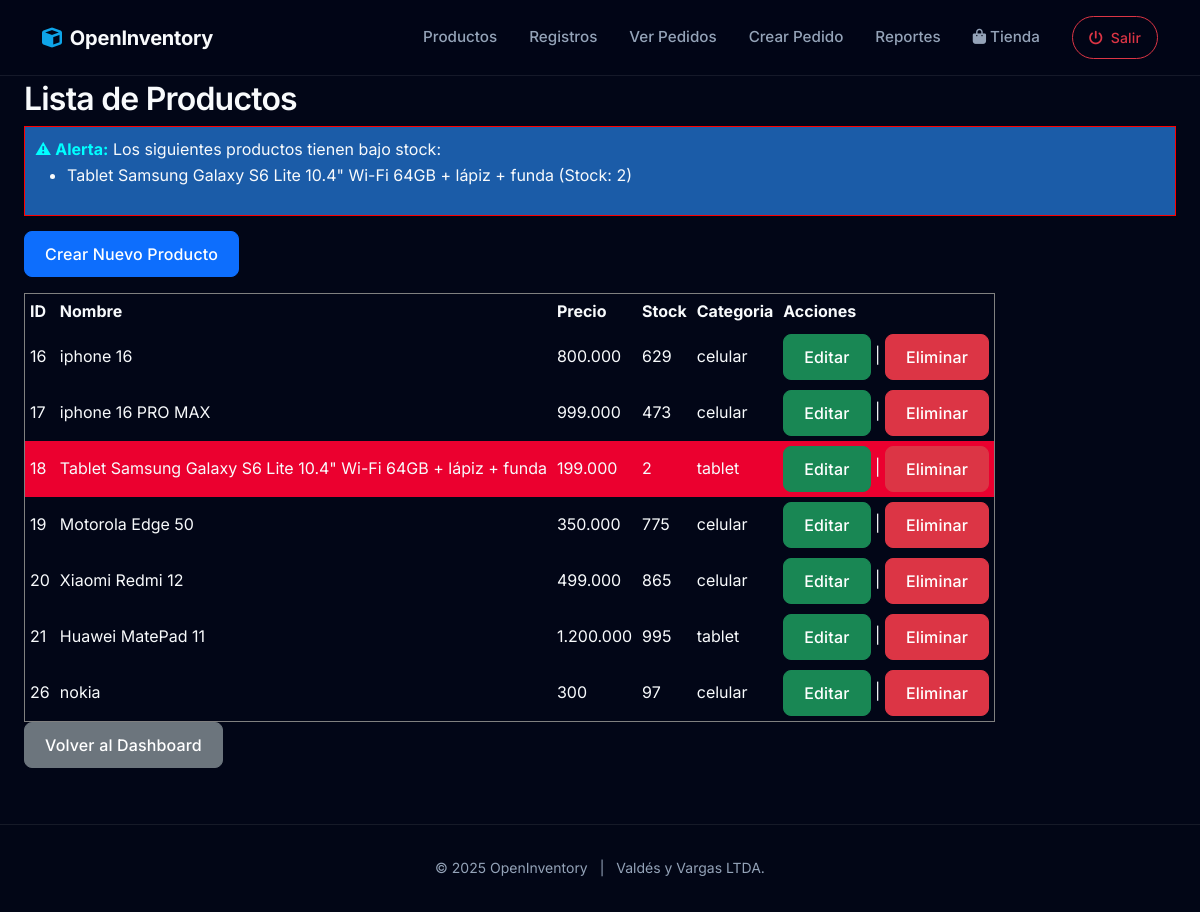
The page /productos/ (signed in) on the database as committed earlier.
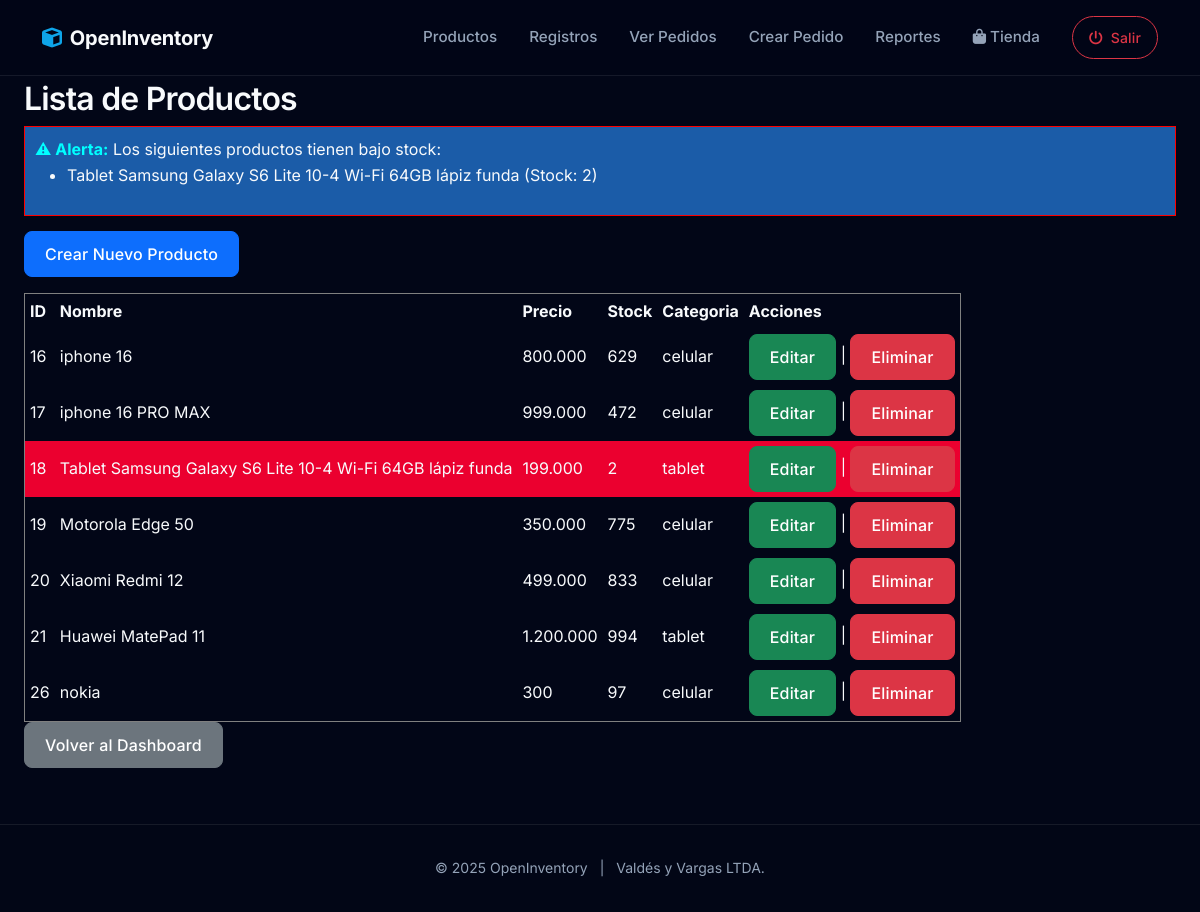
The same page on the database as committed later.
### productos/models.py (models this page shows, shortened)
class Producto(models.Model):
    nombre = models.CharField(
        max_length=100,
        validators=[
            RegexValidator(
                regex=r'^[A-Za-zÁÉÍÓÚáéíóúÑñ0-9\s\-\_]+$',
                message='El nombre solo puede contener letras, números, espacios y guiones.'
            )
        ]
    )
    precio = models.DecimalField(
        max_digits=10,
        decimal_places=2,
        validators=[
            MinValueValidator(0.01, message='El precio debe ser mayor que cero.')
        ]
    )
    stock = models.PositiveIntegerField(
        validators=[
            MinValueValidator(1, message='El stock debe ser al menos 1.')
        ]
    )
    categoria = models.CharField(
        max_length=50,
        blank=True,
        null=True,
        validators=[
            RegexValidator(
                regex=r'^[A-Za-zÁÉÍÓÚáéíóúÑñ\s]+$',
                message='La categoría solo puede contener letras y espacios.'
            )
        ]
    )
    imagen = models.ImageField(upload_to='productos/', blank=True, null=True, verbose_name='Imagen del Producto')
    descripcion = models.TextField(blank=True, null=True, verbose_name='Descripción del Producto')
    @property
    def precio_formateado(self):
        return f"{int(self.precio):,}".replace(",", ".")

### productos/views.py (the view)
# urls.py: path('productos/', views.productos_list, name='productos-list'),
@login_required
def productos_list(request):
    productos = Producto.objects.all()
    umbral_stock_bajo = 5
    productos_bajo_stock = Producto.objects.filter(stock__lt=umbral_stock_bajo)
    alerta_stock_bajo = productos_bajo_stock.exists()
    return render(request, 'productos/productos_list.html', {
        'productos': productos,
        'alerta_stock_bajo': alerta_stock_bajo,
        'productos_bajo_stock': productos_bajo_stock
    })

### productos/templates/productos/productos_list.html (shortened to what this page needs)
{% extends "base.html" %}
{% block content %}
<h2>Lista de Productos</h2>
{% if alerta_stock_bajo %}
<div style="background-color:#1B5CA8; border:1px solid red; padding:10px; margin-bottom:15px;">
    <strong style="color: Aqua;">⚠ Alerta:</strong> Los siguientes productos tienen bajo stock:
    <ul>
        {% for producto in productos_bajo_stock %}
            <li style="color: whithe;">{{ producto.nombre }} (Stock: {{ producto.stock }})</li>
        {% endfor %}
    </ul>
</div>
{% endif %}
{% if user.rol in 'admin' or user.rol == 'bodeguero' %}
  <p><a href="{% url 'productos-create' %}"class="btn btn-primary">Crear Nuevo Producto</a></p>
{% endif %}
<table border="1" cellpadding="5">
    <thead>
        <tr>
            <th>ID</th>
            <th>Nombre</th>
            <th>Precio</th>
            <th>Stock</th>
            <th>Categoria</th>
            {% if user.rol in 'admin' or user.rol == 'bodeguero' %}
            <th>Acciones</th>
            {% endif %}
        </tr>
    </thead>
    <tbody>
        {% for producto in productos %}
        <tr {% if producto.stock < 5 %}style="background-color:#eb002f;"{% endif %}>
            <td>{{ producto.id }}</td>
            <td>{{ producto.nombre }}</td>
            <td>{{ producto.precio_formateado }}</td>
            <td>{{ producto.stock }}</td>
            <td>{{ producto.categoria }}</td>
            {% if user.rol in 'admin' or user.rol == 'bodeguero' %}
            <td>
                {% if user.rol == 'admin' or user.rol == 'bodeguero' %}
                    <a href="{% url 'productos-update' producto.id %}"class="btn btn-success">Editar</a> |
                {% endif %}
                {% if user.rol == 'admin' %}
                    <a href="{% url 'productos-delete' producto.id %}"class="btn btn-danger">Eliminar</a>
                {% endif %}
            </td>
            {% endif %}
        </tr>
        {% empty %}
        <tr>
            <td colspan="6">No hay productos registrados.</td>
        </tr>
        {% endfor %}
    </tbody>
</table>
<p><a href="{% url 'dashboard' %}"class="btn btn-secondary">Volver al Dashboard</a></p>
{% endblock %}

### templates/base.html (shortened to what this page needs)
{% load static %}
<!DOCTYPE html>
<html lang="es">
<head>
    <link href="https://cdn.jsdelivr.net/npm/bootstrap@5.3.1/dist/css/bootstrap.min.css" rel="stylesheet">
    <link rel="stylesheet" href="https://cdnjs.cloudflare.com/ajax/libs/font-awesome/6.4.0/css/all.min.css">
    <link rel="stylesheet" href="{% static 'css/style.css' %}">
</head>
<body>
    <nav class="navbar navbar-expand-lg fixed-top">
        <div class="container">
            <a class="navbar-brand" href="{% url 'dashboard_admin' %}">
                <i class="fa-solid fa-cube me-2 text-accent"></i>OpenInventory
            </a>
            <div class="collapse navbar-collapse" id="navbarNav">
                <ul class="navbar-nav ms-auto align-items-center">
                    {% if user.is_authenticated %}
                    {% if user.rol == 'admin' %}
                    <li class="nav-item">
                        <a class="nav-link" href="{% url 'productos-list' %}">Productos</a>
                    </li>
                    <li class="nav-item">
                        <a class="nav-link" href="{% url 'movimientos-list' %}">Registros</a>
                    </li>
                    <li class="nav-item">
                        <a class="nav-link" href="{% url 'lista_pedidos' %}">Ver Pedidos</a>
                    </li>
                    <li class="nav-item">
                        <a class="nav-link" href="{% url 'crear_pedido' %}">Crear Pedido</a>
                    </li>
                    <li class="nav-item">
                        <a class="nav-link" href="{% url 'reportes' %}">Reportes</a>
                    </li>
                    {% elif user.rol == 'bodeguero' %}
                    <li class="nav-item">
                        <a class="nav-link" href="{% url 'lista_pedidos' %}">Pedidos</a>
                    </li>
                    {% elif user.rol == 'gerente' or user.rol == 'propietario' %}
                    <li class="nav-item">
                        <a class="nav-link" href="{% url 'reportes' %}">Reportes</a>
                    </li>
                    {% endif %}
                    <li class="nav-item">
                        <a class="nav-link" href="{% url 'tienda:catalogo' %}" target="_blank">
                            <i class="fa-solid fa-shopping-bag me-1"></i>Tienda
                        </a>
                    </li>
                    <li class="nav-item ms-lg-3">
                        <a class="btn btn-sm btn-outline-danger rounded-pill px-3" href="{% url 'logout' %}">
                            <i class="fa-solid fa-power-off me-1"></i> Salir
                        </a>
                    </li>
                    {% else %}
                    <li class="nav-item">
                        <a class="btn btn-primary-custom" href="{% url 'login' %}">Iniciar sesión</a>
                    </li>
                    {% endif %}
                </ul>
            </div>
        </div>
    </nav>
    <div class="main-wrapper">
        <div class="container content-container">
            {% block content %}{% endblock %}
        </div>
    </div>
    <footer class="footer">
        <div class="container">
            <p class="mb-0">&copy; 2025 OpenInventory <span class="mx-2">|</span> Valdés y Vargas LTDA.</p>
        </div>
    </footer>
</body>
</html>

### static/css/style.css (style rules this page uses)
:root { --bg-body: #020617; --bg-surface: #0f172a; --bg-card: rgba(30, 41, 59, 0.7); --primary: #3b82f6; --primary-hover: #2563eb; --secondary: #64748b; --accent: #0ea5e9; --success: #10b981; --warning: #f59e0b; --danger: #ef4444; --text-main: #f8fafc; --text-muted: #94a3b8; --border-color: rgba(255, 255, 255, 0.08); --glass-border: 1px solid rgba(255, 255, 255, 0.08); --shadow-sm: 0 1px 2px 0 rgba(0, 0, 0, 0.05); --shadow-md: 0 4px 6px -1px rgba(0, 0, 0, 0.1), 0 2px 4px -1px rgba(0, 0, 0, 0.06); --shadow-lg: 0 10px 15px -3px rgba(0, 0, 0, 0.1), 0 4px 6px -2px rgba(0, 0, 0, 0.05); --shadow-glow: 0 0 20px rgba(59, 130, 246, 0.15); --radius-sm: 0.375rem; --radius-md: 0.5rem; --radius-lg: 0.75rem; --radius-xl: 1rem; --font-sans: 'Inter', system-ui, -apple-system, sans-serif; }
* { box-sizing: border-box; }
body { background-color: var(--bg-body); color: var(--text-main); font-family: var(--font-sans); line-height: 1.6; -webkit-font-smoothing: antialiased; min-height: 100vh; display: flex; flex-direction: column; }
h1, h2, h3, h4, h5, h6 { font-weight: 600; color: var(--text-main); letter-spacing: -0.025em; }
a { text-decoration: none; transition: all 0.2s ease; }
.main-wrapper { flex: 1; padding-top: 80px; padding-bottom: 40px; }
.content-container { max-width: 1280px; margin: 0 auto; padding: 0 1.5rem; animation: fadeIn 0.6s ease-out; }
.navbar { background: rgba(2, 6, 23, 0.85); backdrop-filter: blur(12px); -webkit-backdrop-filter: blur(12px); border-bottom: var(--glass-border); padding: 1rem 0; transition: all 0.3s ease; }
.navbar-brand { font-weight: 700; font-size: 1.25rem; color: var(--text-main) !important; letter-spacing: -0.01em; }
.text-accent { color: var(--accent); }
.nav-link { color: var(--text-muted) !important; font-weight: 500; font-size: 0.95rem; padding: 0.5rem 1rem !important; border-radius: var(--radius-md); }
.btn { font-weight: 500; padding: 0.625rem 1.25rem; border-radius: var(--radius-md); transition: all 0.2s cubic-bezier(0.4, 0, 0.2, 1); letter-spacing: 0.01em; }
.footer { border-top: var(--glass-border); padding: 2rem 0; color: var(--text-muted); font-size: 0.875rem; background: rgba(2, 6, 23, 0.5); text-align: center; }

Rows that differ between the two databases and show on the page:
changed Producto id 18: nombre "Tablet Samsung Galaxy S6 Lite 10.4\" Wi-Fi 64GB + lápiz + funda" → "Tablet Samsung Galaxy S6 Lite 10-4 Wi-Fi 64GB lápiz funda"
changed Producto "iphone 16 PRO MAX": stock "473" → "472"
changed Producto "Xiaomi Redmi 12": stock "865" → "833"
changed Producto "Huawei MatePad 11": stock "995" → "994"
